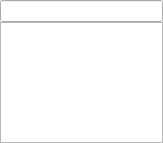
<?xml version="1.0" encoding="UTF-8"?>
<ui version="4.0">
 <class>completer</class>
 <widget class="QWidget" name="completer">
  <property name="geometry">
   <rect>
    <x>0</x>
    <y>0</y>
    <width>163</width>
    <height>143</height>
   </rect>
  </property>
  <property name="windowTitle">
   <string>Form</string>
  </property>
  <layout class="QVBoxLayout" name="verticalLayout">
   <property name="spacing">
    <number>0</number>
   </property>
   <property name="margin">
    <number>0</number>
   </property>
   <item>
    <widget class="QLineEdit" name="text"/>
   </item>
   <item>
    <widget class="QListWidget" name="list"/>
   </item>
  </layout>
 </widget>
 <resources/>
 <connections/>
</ui>
